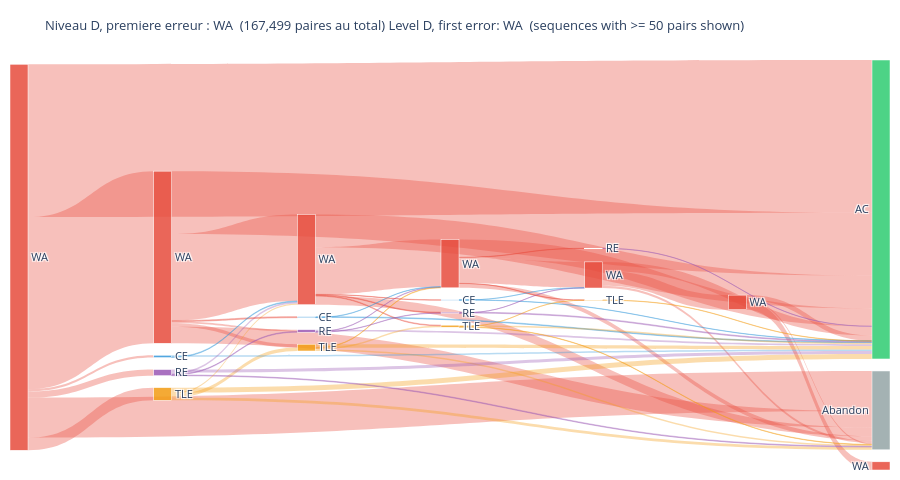
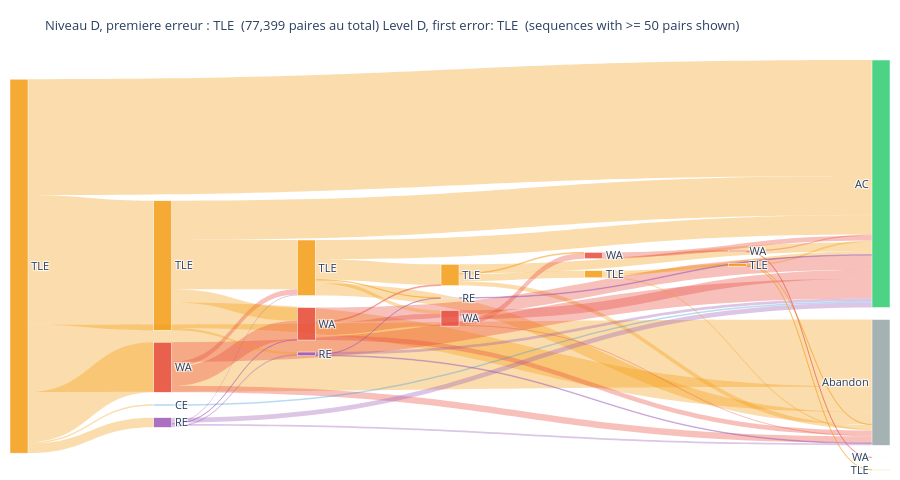
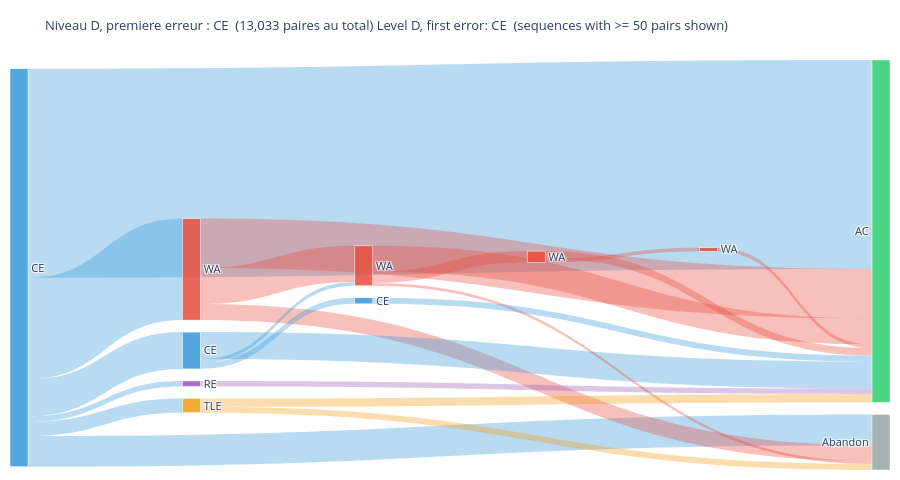
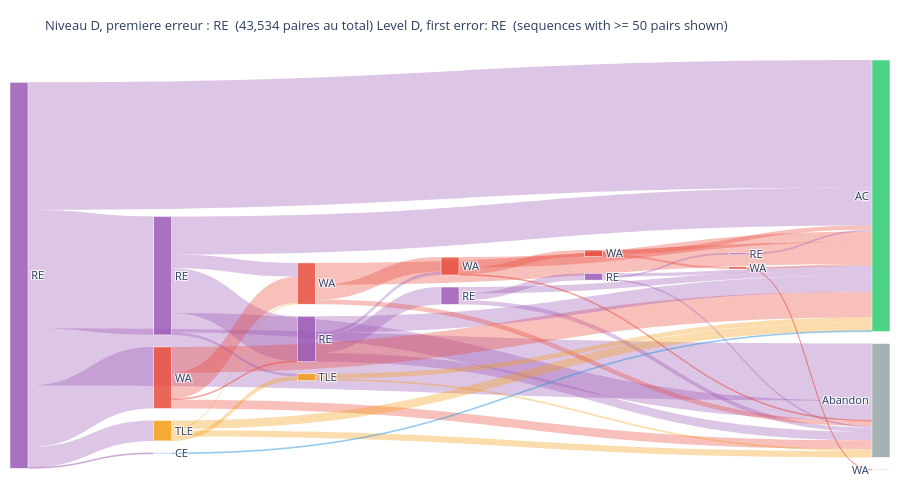

Write notebook code for charts like these, in order.
### Code cell
MIN_PAIRS_D = 50  # seuil bruit pour niveau D / noise threshold for level D

for fe in FIRST_ERRORS:
    total_pairs = (
        df_seq
        .filter((pl.col("difficulty") == "D") & (pl.col("first_error") == fe))
        ["n_pairs"].sum()
    )

    fig = build_sankey(
        df_seq,
        difficulty="D",
        first_error_filter=fe,
        min_pairs=MIN_PAIRS_D,
        title=(
            f"Niveau D, premiere erreur : {fe}  ({total_pairs:,} paires au total)\n"
            f"Level D, first error: {fe}  (sequences with >= {MIN_PAIRS_D} pairs shown)"
        ),
    )

    if fig is not None:
        fig.show()
    else:
        print(f"[{fe}] Aucune sequence avec n_pairs >= {MIN_PAIRS_D} au niveau D.")

### Figure 1 — Plotly figure (JSON) as saved in the notebook; plotly's stock layout.template omitted (floating-point values rounded to 4 significant figures)
{"data": [{"arrangement": "snap", "link": {"color": ["rgba(231,76,60,0.35)", "rgba(231,76,60,0.35)", "rgba(231,76,60,0.35)", "rgba(231,76,60,0.35)", "rgba(231,76,60,0.35)", "rgba(231,76,60,0.35)", "rgba(243,156,18,0.35)", "rgba(231,76,60,0.35)", "rgba(231,76,60,0.35)", "rgba(231,76,60,0.35)", "rgba(231,76,60,0.35)", "rgba(243,156,18,0.35)", "rgba(243,156,18,0.35)", "rgba(231,76,60,0.35)", "rgba(231,76,60,0.35)", "rgba(231,76,60,0.35)", "rgba(231,76,60,0.35)", "rgba(231,76,60,0.35)", "rgba(231,76,60,0.35)", "rgba(231,76,60,0.35)", "rgba(243,156,18,0.35)", "rgba(231,76,60,0.35)", "rgba(231,76,60,0.35)", "rgba(155,89,182,0.35)", "rgba(231,76,60,0.35)", "rgba(231,76,60,0.35)", "rgba(52,152,219,0.35)", "rgba(231,76,60,0.35)", "rgba(155,89,182,0.35)", "rgba(243,156,18,0.35)", "rgba(243,156,18,0.35)", "rgba(231,76,60,0.35)", "rgba(155,89,182,0.35)", "rgba(155,89,182,0.35)", "rgba(231,76,60,0.35)", "rgba(52,152,219,0.35)", "rgba(243,156,18,0.35)", "rgba(243,156,18,0.35)", "rgba(243,156,18,0.35)", "rgba(155,89,182,0.35)", "rgba(231,76,60,0.35)", "rgba(231,76,60,0.35)", "rgba(155,89,182,0.35)", "rgba(52,152,219,0.35)", "rgba(155,89,182,0.35)", "rgba(243,156,18,0.35)", "rgba(52,152,219,0.35)", "rgba(231,76,60,0.35)", "rgba(52,152,219,0.35)", "rgba(231,76,60,0.35)", "rgba(155,89,182,0.35)", "rgba(155,89,182,0.35)", "rgba(155,89,182,0.35)", "rgba(231,76,60,0.35)", "rgba(243,156,18,0.35)", "rgba(52,152,219,0.35)", "rgba(243,156,18,0.35)"], "source": [0, 0, 2, 2, 3, 0, 4, 3, 5, 5, 6, 4, 7, 6, 8, 0, 2, 3, 5, 6, 4, 8, 0, 10, 8, 0, 12, 2, 10, 7, 4, 2, 13, 10, 2, 14, 7, 15, 15, 10, 3, 3, 16, 12, 13, 7, 14, 3, 17, 5, 18, 13, 16, 5, 19, 17, 15], "target": [1, 2, 1, 3, 1, 4, 1, 5, 1, 6, 1, 7, 1, 8, 1, 9, 9, 9, 9, 9, 9, 9, 10, 9, 11, 12, 9, 7, 1, 9, 3, 13, 9, 3, 14, 9, 15, 1, 9, 13, 15, 16, 9, 3, 5, 5, 5, 17, 9, 18, 9, 16, 6, 19, 9, 6, 19], "value": [15674, 67338, 6499, 33854, 3379, 4930, 1104, 18417, 1696, 10114, 914, 1360, 600, 5718, 542, 59800, 24589, 12834, 6925, 3592, 1958, 1972, 2380, 1169, 3204, 908, 626, 1291, 277, 1351, 508, 717, 707, 662, 388, 271, 515, 159, 568, 272, 263, 266, 331, 282, 158, 185, 117, 147, 96, 85, 85, 124, 59, 57, 108, 51, 51]}, "node": {"color": ["rgba(231,76,60,0.85)", "rgba(149,165,166,0.85)", "rgba(231,76,60,0.85)", "rgba(231,76,60,0.85)", "rgba(243,156,18,0.85)", "rgba(231,76,60,0.85)", "rgba(231,76,60,0.85)", "rgba(243,156,18,0.85)", "rgba(231,76,60,0.85)", "rgba(46,204,113,0.85)", "rgba(155,89,182,0.85)", "rgba(231,76,60,0.85)", "rgba(52,152,219,0.85)", "rgba(155,89,182,0.85)", "rgba(52,152,219,0.85)", "rgba(243,156,18,0.85)", "rgba(155,89,182,0.85)", "rgba(52,152,219,0.85)", "rgba(155,89,182,0.85)", "rgba(243,156,18,0.85)"], "label": ["WA", "Abandon", "WA", "WA", "TLE", "WA", "WA", "TLE", "WA", "AC", "RE", "WA", "CE", "RE", "CE", "TLE", "RE", "CE", "RE", "TLE"], "line": {"color": "white", "width": 0.5}, "pad": 12, "thickness": 18}, "type": "sankey"}], "layout": {"font": {"size": 11}, "height": 480, "margin": {"b": 10, "l": 10, "r": 10, "t": 60}, "title": {"font": {"size": 13}, "text": "Niveau D, premiere erreur : WA  (167,499 paires au total)\nLevel D, first error: WA  (sequences with >= 50 pairs shown)"}}}

### Figure 2 — Plotly figure (JSON) as saved in the notebook; plotly's stock layout.template omitted (floating-point values rounded to 4 significant figures)
{"data": [{"arrangement": "snap", "link": {"color": ["rgba(243,156,18,0.35)", "rgba(243,156,18,0.35)", "rgba(243,156,18,0.35)", "rgba(243,156,18,0.35)", "rgba(243,156,18,0.35)", "rgba(243,156,18,0.35)", "rgba(231,76,60,0.35)", "rgba(243,156,18,0.35)", "rgba(243,156,18,0.35)", "rgba(231,76,60,0.35)", "rgba(231,76,60,0.35)", "rgba(231,76,60,0.35)", "rgba(243,156,18,0.35)", "rgba(155,89,182,0.35)", "rgba(243,156,18,0.35)", "rgba(243,156,18,0.35)", "rgba(243,156,18,0.35)", "rgba(231,76,60,0.35)", "rgba(243,156,18,0.35)", "rgba(231,76,60,0.35)", "rgba(243,156,18,0.35)", "rgba(231,76,60,0.35)", "rgba(231,76,60,0.35)", "rgba(155,89,182,0.35)", "rgba(243,156,18,0.35)", "rgba(243,156,18,0.35)", "rgba(243,156,18,0.35)", "rgba(243,156,18,0.35)", "rgba(231,76,60,0.35)", "rgba(231,76,60,0.35)", "rgba(231,76,60,0.35)", "rgba(243,156,18,0.35)", "rgba(155,89,182,0.35)", "rgba(155,89,182,0.35)", "rgba(243,156,18,0.35)", "rgba(52,152,219,0.35)", "rgba(155,89,182,0.35)", "rgba(243,156,18,0.35)", "rgba(243,156,18,0.35)", "rgba(243,156,18,0.35)", "rgba(155,89,182,0.35)", "rgba(231,76,60,0.35)", "rgba(231,76,60,0.35)", "rgba(231,76,60,0.35)", "rgba(243,156,18,0.35)", "rgba(243,156,18,0.35)", "rgba(155,89,182,0.35)", "rgba(155,89,182,0.35)", "rgba(155,89,182,0.35)", "rgba(231,76,60,0.35)", "rgba(243,156,18,0.35)"], "source": [0, 0, 2, 2, 3, 0, 4, 3, 5, 4, 6, 4, 0, 7, 2, 0, 2, 4, 3, 6, 5, 6, 9, 7, 5, 10, 10, 3, 9, 11, 9, 2, 12, 12, 0, 13, 7, 10, 14, 14, 7, 11, 15, 6, 5, 14, 7, 12, 17, 15, 3], "target": [1, 2, 1, 3, 1, 4, 1, 5, 1, 6, 1, 3, 7, 1, 6, 8, 8, 8, 8, 8, 8, 9, 8, 8, 10, 1, 8, 9, 11, 8, 1, 12, 8, 1, 13, 8, 3, 14, 8, 1, 12, 15, 8, 5, 11, 16, 6, 17, 8, 18, 17], "value": [11332, 21810, 4290, 8305, 2048, 8436, 1098, 3451, 752, 3173, 799, 853, 1636, 293, 2231, 19538, 6609, 3312, 3224, 2438, 1515, 2081, 1543, 824, 1203, 217, 568, 587, 934, 808, 191, 375, 466, 110, 225, 225, 202, 418, 304, 50, 255, 255, 203, 148, 129, 64, 62, 54, 104, 52, 50]}, "node": {"color": ["rgba(243,156,18,0.85)", "rgba(149,165,166,0.85)", "rgba(243,156,18,0.85)", "rgba(243,156,18,0.85)", "rgba(231,76,60,0.85)", "rgba(243,156,18,0.85)", "rgba(231,76,60,0.85)", "rgba(155,89,182,0.85)", "rgba(46,204,113,0.85)", "rgba(231,76,60,0.85)", "rgba(243,156,18,0.85)", "rgba(231,76,60,0.85)", "rgba(155,89,182,0.85)", "rgba(52,152,219,0.85)", "rgba(243,156,18,0.85)", "rgba(231,76,60,0.85)", "rgba(243,156,18,0.85)", "rgba(155,89,182,0.85)", "rgba(231,76,60,0.85)"], "label": ["TLE", "Abandon", "TLE", "TLE", "WA", "TLE", "WA", "RE", "AC", "WA", "TLE", "WA", "RE", "CE", "TLE", "WA", "TLE", "RE", "WA"], "line": {"color": "white", "width": 0.5}, "pad": 12, "thickness": 18}, "type": "sankey"}], "layout": {"font": {"size": 11}, "height": 480, "margin": {"b": 10, "l": 10, "r": 10, "t": 60}, "title": {"font": {"size": 13}, "text": "Niveau D, premiere erreur : TLE  (77,399 paires au total)\nLevel D, first error: TLE  (sequences with >= 50 pairs shown)"}}}

### Figure 3 — Plotly figure (JSON) as saved in the notebook; plotly's stock layout.template omitted (floating-point values rounded to 4 significant figures)
{"data": [{"arrangement": "snap", "link": {"color": ["rgba(52,152,219,0.35)", "rgba(52,152,219,0.35)", "rgba(231,76,60,0.35)", "rgba(52,152,219,0.35)", "rgba(231,76,60,0.35)", "rgba(52,152,219,0.35)", "rgba(52,152,219,0.35)", "rgba(231,76,60,0.35)", "rgba(231,76,60,0.35)", "rgba(52,152,219,0.35)", "rgba(243,156,18,0.35)", "rgba(231,76,60,0.35)", "rgba(231,76,60,0.35)", "rgba(231,76,60,0.35)", "rgba(52,152,219,0.35)", "rgba(52,152,219,0.35)", "rgba(243,156,18,0.35)", "rgba(52,152,219,0.35)", "rgba(155,89,182,0.35)", "rgba(52,152,219,0.35)", "rgba(231,76,60,0.35)", "rgba(231,76,60,0.35)"], "source": [0, 0, 2, 0, 2, 0, 4, 2, 5, 0, 6, 5, 5, 7, 4, 8, 6, 0, 9, 4, 7, 10], "target": [1, 2, 1, 3, 3, 4, 3, 5, 3, 6, 1, 1, 7, 3, 8, 3, 3, 9, 3, 5, 10, 3], "value": [641, 2120, 336, 4361, 1032, 768, 560, 752, 541, 296, 125, 58, 234, 156, 127, 127, 171, 118, 118, 81, 78, 78]}, "node": {"color": ["rgba(52,152,219,0.85)", "rgba(149,165,166,0.85)", "rgba(231,76,60,0.85)", "rgba(46,204,113,0.85)", "rgba(52,152,219,0.85)", "rgba(231,76,60,0.85)", "rgba(243,156,18,0.85)", "rgba(231,76,60,0.85)", "rgba(52,152,219,0.85)", "rgba(155,89,182,0.85)", "rgba(231,76,60,0.85)"], "label": ["CE", "Abandon", "WA", "AC", "CE", "WA", "TLE", "WA", "CE", "RE", "WA"], "line": {"color": "white", "width": 0.5}, "pad": 12, "thickness": 18}, "type": "sankey"}], "layout": {"font": {"size": 11}, "height": 480, "margin": {"b": 10, "l": 10, "r": 10, "t": 60}, "title": {"font": {"size": 13}, "text": "Niveau D, premiere erreur : CE  (13,033 paires au total)\nLevel D, first error: CE  (sequences with >= 50 pairs shown)"}}}

### Figure 4 — Plotly figure (JSON) as saved in the notebook; plotly's stock layout.template omitted (floating-point values rounded to 4 significant figures)
{"data": [{"arrangement": "snap", "link": {"color": ["rgba(155,89,182,0.35)", "rgba(155,89,182,0.35)", "rgba(155,89,182,0.35)", "rgba(155,89,182,0.35)", "rgba(155,89,182,0.35)", "rgba(155,89,182,0.35)", "rgba(231,76,60,0.35)", "rgba(155,89,182,0.35)", "rgba(243,156,18,0.35)", "rgba(155,89,182,0.35)", "rgba(155,89,182,0.35)", "rgba(155,89,182,0.35)", "rgba(155,89,182,0.35)", "rgba(231,76,60,0.35)", "rgba(155,89,182,0.35)", "rgba(231,76,60,0.35)", "rgba(231,76,60,0.35)", "rgba(155,89,182,0.35)", "rgba(243,156,18,0.35)", "rgba(155,89,182,0.35)", "rgba(231,76,60,0.35)", "rgba(155,89,182,0.35)", "rgba(155,89,182,0.35)", "rgba(231,76,60,0.35)", "rgba(231,76,60,0.35)", "rgba(155,89,182,0.35)", "rgba(243,156,18,0.35)", "rgba(243,156,18,0.35)", "rgba(155,89,182,0.35)", "rgba(243,156,18,0.35)", "rgba(231,76,60,0.35)", "rgba(231,76,60,0.35)", "rgba(231,76,60,0.35)", "rgba(155,89,182,0.35)", "rgba(155,89,182,0.35)", "rgba(155,89,182,0.35)", "rgba(243,156,18,0.35)", "rgba(231,76,60,0.35)", "rgba(231,76,60,0.35)", "rgba(155,89,182,0.35)", "rgba(52,152,219,0.35)", "rgba(231,76,60,0.35)", "rgba(231,76,60,0.35)"], "source": [0, 0, 2, 2, 3, 0, 4, 0, 5, 3, 6, 0, 2, 4, 3, 4, 8, 6, 5, 2, 8, 6, 9, 8, 10, 2, 11, 5, 9, 11, 10, 12, 10, 3, 9, 13, 5, 12, 14, 0, 15, 4, 14], "target": [1, 2, 1, 3, 1, 4, 1, 5, 1, 6, 1, 7, 7, 7, 7, 8, 7, 7, 7, 8, 1, 9, 1, 10, 7, 11, 1, 11, 7, 7, 12, 7, 1, 10, 13, 7, 8, 14, 7, 15, 7, 3, 16], "value": [4926, 10208, 1693, 3852, 747, 5306, 752, 1753, 542, 1495, 358, 10977, 3277, 2212, 1397, 2268, 1901, 558, 722, 1184, 401, 579, 148, 1255, 907, 202, 165, 384, 280, 421, 563, 366, 72, 287, 151, 151, 105, 197, 145, 75, 75, 74, 52]}, "node": {"color": ["rgba(155,89,182,0.85)", "rgba(149,165,166,0.85)", "rgba(155,89,182,0.85)", "rgba(155,89,182,0.85)", "rgba(231,76,60,0.85)", "rgba(243,156,18,0.85)", "rgba(155,89,182,0.85)", "rgba(46,204,113,0.85)", "rgba(231,76,60,0.85)", "rgba(155,89,182,0.85)", "rgba(231,76,60,0.85)", "rgba(243,156,18,0.85)", "rgba(231,76,60,0.85)", "rgba(155,89,182,0.85)", "rgba(231,76,60,0.85)", "rgba(52,152,219,0.85)", "rgba(231,76,60,0.85)"], "label": ["RE", "Abandon", "RE", "RE", "WA", "TLE", "RE", "AC", "WA", "RE", "WA", "TLE", "WA", "RE", "WA", "CE", "WA"], "line": {"color": "white", "width": 0.5}, "pad": 12, "thickness": 18}, "type": "sankey"}], "layout": {"font": {"size": 11}, "height": 480, "margin": {"b": 10, "l": 10, "r": 10, "t": 60}, "title": {"font": {"size": 13}, "text": "Niveau D, premiere erreur : RE  (43,534 paires au total)\nLevel D, first error: RE  (sequences with >= 50 pairs shown)"}}}
